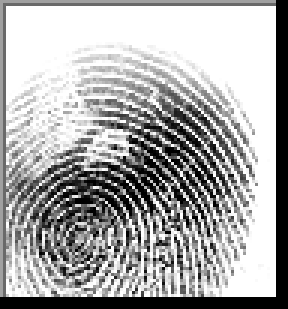
#> input picture fingerprint_dataset/AB_neg/cluster_5_1168.BMP, 96 x 103 px (shown 3 times larger); its folder holds only this picture in this run
$ python preprocess.py
#> lines starting #> are read from the running program, lines starting #| are printed output that depends on the picture
import cv2
import os

input_folder = "fingerprint_dataset"
output_folder = "processed_fingerprint_dataset"
os.makedirs(output_folder, exist_ok=True)

for blood_group in os.listdir(input_folder):
    os.makedirs(os.path.join(output_folder, blood_group), exist_ok=True)
    for img_name in os.listdir(os.path.join(input_folder, blood_group)):
        img_path = os.path.join(input_folder, blood_group, img_name)
        img = cv2.imread(img_path, cv2.IMREAD_GRAYSCALE)  # Convert to grayscale
#> img is the input picture: shape (103, 96); min 0, max 255, mean 169.8
        img = cv2.resize(img, (128, 128))  # Resize to 128x128
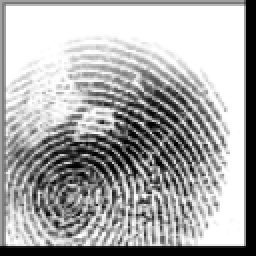
#> img: shape (128, 128) (shown 2 times larger); min 0, max 255, mean 169.7
        img = cv2.GaussianBlur(img, (5, 5), 0)  # Reduce noise
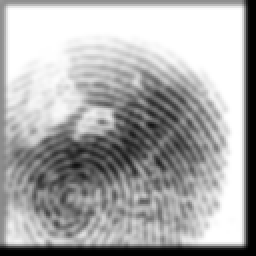
#> img: shape (128, 128) (shown 2 times larger); min 0, max 255, mean 169.6
        img = img / 255.0  # Normalize pixel values

        # Save processed image
        save_path = os.path.join(output_folder, blood_group, img_name)
        cv2.imwrite(save_path, img * 255)
#> pass 2 of the loop `for blood_group in os.listdir(input_folder):`:
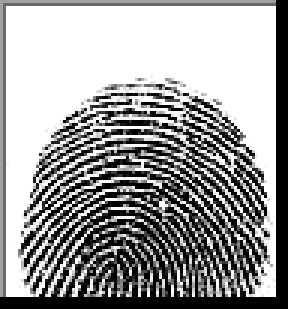
#> input picture fingerprint_dataset/AB_pos/cluster_4_1071.BMP, 96 x 103 px (shown 3 times larger)
#> img is the input picture: shape (103, 96); min 0, max 255, mean 155.9
#> `img = cv2.resize(img, (128, 128))`:
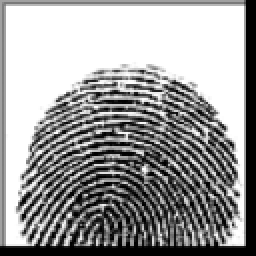
#> img: shape (128, 128) (shown 2 times larger); min 0, max 255, mean 155.8
#> `img = cv2.GaussianBlur(img, (5, 5), 0)`:
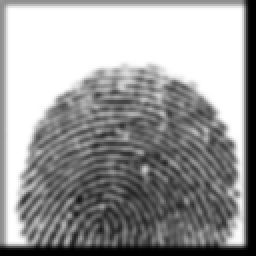
#> img: shape (128, 128) (shown 2 times larger); min 0, max 255, mean 155.7

print("Preprocessing Completed! Check 'processed_fingerprint_dataset' folder.")
